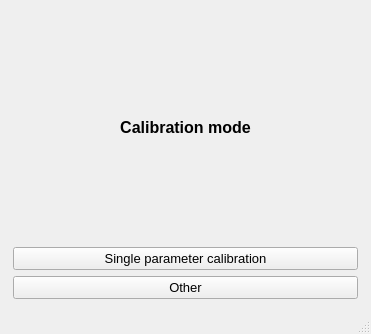
<?xml version="1.0" encoding="UTF-8"?>
<ui version="4.0">
 <class>MainWindow</class>
 <widget class="QMainWindow" name="MainWindow">
  <property name="geometry">
   <rect>
    <x>0</x>
    <y>0</y>
    <width>371</width>
    <height>334</height>
   </rect>
  </property>
  <property name="windowTitle">
   <string>MainWindow</string>
  </property>
  <widget class="QWidget" name="centralwidget">
   <layout class="QGridLayout" name="gridLayout">
    <item row="0" column="0">
     <layout class="QGridLayout" name="gridLayout_2">
      <property name="leftMargin">
       <number>4</number>
      </property>
      <property name="topMargin">
       <number>4</number>
      </property>
      <property name="rightMargin">
       <number>4</number>
      </property>
      <property name="bottomMargin">
       <number>4</number>
      </property>
      <item row="0" column="0">
       <widget class="QLabel" name="L_TITLE">
        <property name="enabled">
         <bool>true</bool>
        </property>
        <property name="sizePolicy">
         <sizepolicy hsizetype="Preferred" vsizetype="Preferred">
          <horstretch>0</horstretch>
          <verstretch>0</verstretch>
         </sizepolicy>
        </property>
        <property name="font">
         <font>
          <pointsize>12</pointsize>
          <weight>75</weight>
          <bold>true</bold>
         </font>
        </property>
        <property name="text">
         <string>Calibration mode</string>
        </property>
        <property name="alignment">
         <set>Qt::AlignCenter</set>
        </property>
       </widget>
      </item>
      <item row="1" column="0">
       <widget class="QPushButton" name="calib_mode1_button">
        <property name="font">
         <font>
          <pointsize>10</pointsize>
         </font>
        </property>
        <property name="text">
         <string>Single parameter calibration</string>
        </property>
       </widget>
      </item>
      <item row="2" column="0">
       <widget class="QPushButton" name="mapping_button_2">
        <property name="font">
         <font>
          <pointsize>10</pointsize>
         </font>
        </property>
        <property name="text">
         <string>Other</string>
        </property>
       </widget>
      </item>
     </layout>
    </item>
   </layout>
  </widget>
  <widget class="QMenuBar" name="menubar">
   <property name="geometry">
    <rect>
     <x>0</x>
     <y>0</y>
     <width>371</width>
     <height>22</height>
    </rect>
   </property>
  </widget>
  <widget class="QStatusBar" name="statusbar"/>
 </widget>
 <resources/>
 <connections/>
</ui>
